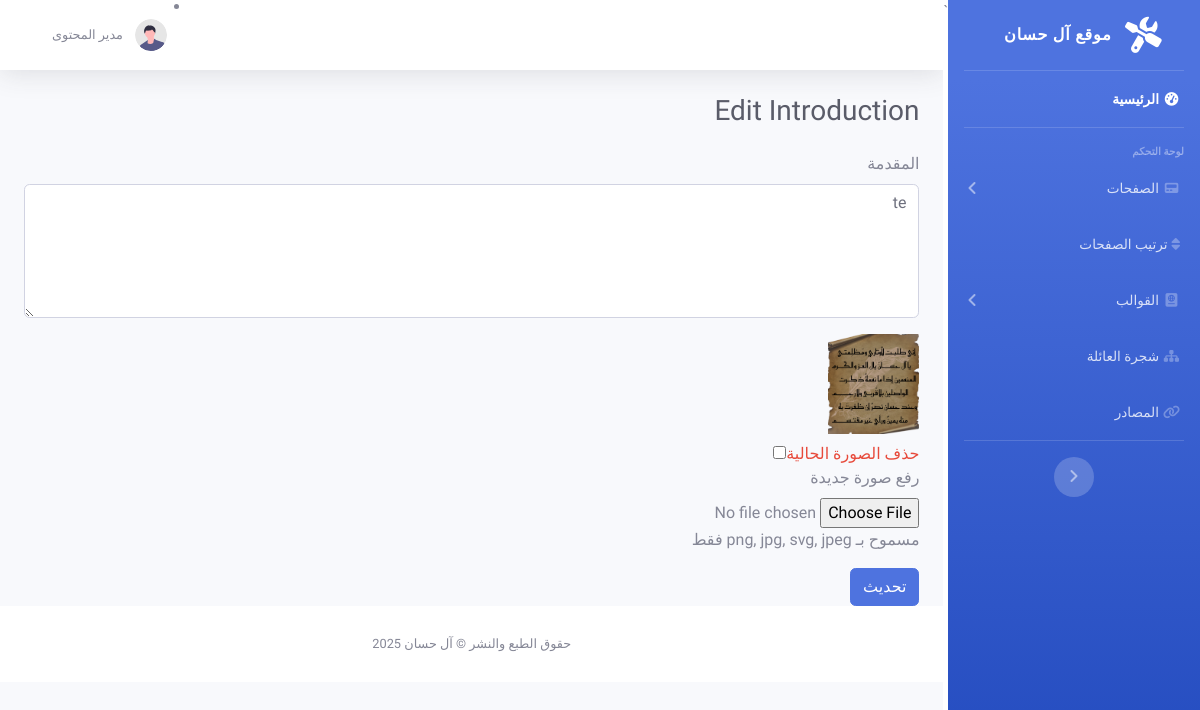
The page /dashboard/edit_intro.php?h_id=4&temp_id=3 (signed in) on the database its author committed.
### tables this page shows
CREATE TABLE `headline` (
  `h_id` int(255) NOT NULL,
  `temp_id` int(225) NOT NULL,
  `sort_order` int(255) NOT NULL DEFAULT 0,
  `title` varchar(1000) NOT NULL,
  `intro` varchar(1000) DEFAULT NULL,
  `logo_img` varchar(255) DEFAULT NULL,
  `main_img` varchar(255) DEFAULT NULL
);

### dashboard/edit_intro.php (the view, shortened to what this page needs)
<?php
require_once 'includes/header.php';
require_once 'includes/navbar.php';
require_once 'includes/user.php';
require_once 'includes/config.php';
$h_id = intval($_GET['h_id']);
$temp_id = intval($_GET['temp_id']);
if ($temp_id == 3) {
    $select_query = "SELECT intro, main_img FROM headline WHERE h_id = $h_id AND temp_id = $temp_id";
} else {
    $select_query = "SELECT intro FROM headline WHERE h_id = $h_id AND temp_id = $temp_id";
}
$result = mysqli_query($conn, $select_query);
if ($row = mysqli_fetch_assoc($result)) {
    $intro_value = $row['intro'];
    if ($temp_id == 3) {
        $main_img_value = (isset($row['main_img']) && !empty($row['main_img'])) ? $row['main_img'] : 'poem.png';
    }
} else {
    echo "<p>السجل غير موجود.</p>";
    require_once "includes/footer.php";
    exit;
}
?>
<div class="container-fluid">
    <h1 class="h3 mb-4 text-gray-800">Edit Introduction</h1>
    <form method="post" action="edit_intro.php?h_id=<?php echo $h_id; ?>&temp_id=<?php echo $temp_id; ?>" enctype="multipart/form-data">
        <div class="form-group">
            <label for="intro">المقدمة</label>
            <textarea name="intro" id="intro" class="form-control" rows="5" required><?php echo htmlspecialchars($intro_value); ?></textarea>
        </div>
        <?php if ($temp_id == 3): ?>
        <div class="form-group">
            <?php if (!empty($main_img_value)): ?>
                <img src="../assets/images/img/<?php echo $main_img_value; ?>" height="100" class="d-block mb-2">
                <div class="form-check">
                    <label for="delete_image" class="form-check-label text-danger">حذف الصورة الحالية</label>
                    <input type="checkbox" name="delete_image" class="form-check-input" id="delete_image">
                </div>
            <?php endif; ?>
            <label for="img_file">رفع صورة جديدة</label>
            <input type="file" name="img_file" id="img_file" class="form-control-file">
            <p>مسموح بـ png, jpg, svg, jpeg فقط</p>
        </div>
        <?php endif; ?>
        <button type="submit" class="btn btn-primary">تحديث</button>
    </form>
</div>
<?php
require_once 'includes/footer.php';
?>

### rows shown on the page
headline: intro "te", main_img (picture)
